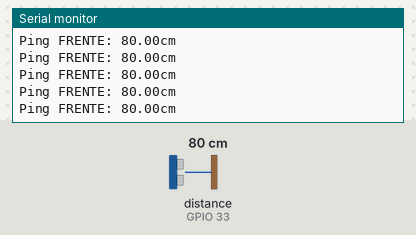
Bench run of a sketch on a simulated ESP32. Shown: the last lines printed to the serial monitor. The inputs (shaded band) are chosen by the test bench; at power-on: distance to the obstacle (sensor on GPIO 33) 80 cm. The echo pulse lasts 58.3 µs per cm.

Above: at 1.2 s.
1.3 s: distance to the obstacle (sensor on GPIO 33) set to 2 cm
At 2.2 s:
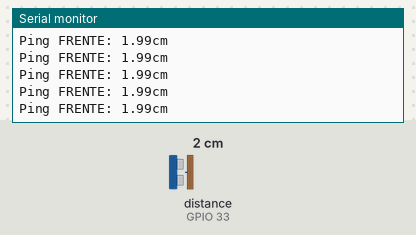
4.3 s: distance to the obstacle (sensor on GPIO 33) set to 4 cm
At 5.1 s:
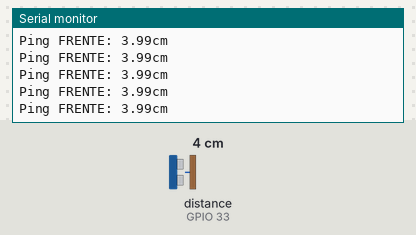
5.8 s: distance to the obstacle (sensor on GPIO 33) set to 18 cm
At 6.5 s:
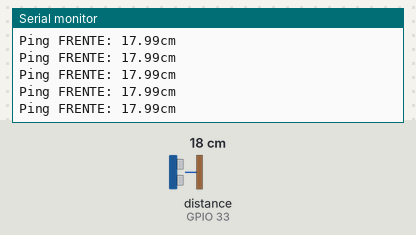
8.8 s: distance to the obstacle (sensor on GPIO 33) set to 9 cm
At 9.5 s:
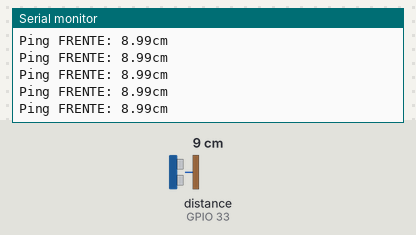
11.8 s: distance to the obstacle (sensor on GPIO 33) set to 35 cm
At 12.7 s:
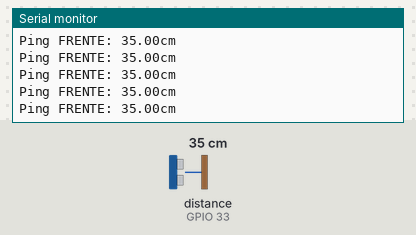
Timing chart, 0 to 14.8 s (numbered marks = the images above; inputs shaded):
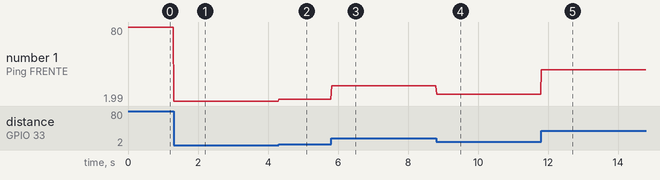

The sketch:

TESTE_ULTRASONICO_V6.ino
```cpp
// ---------------------------------------------------------------------------
// Example NewPing library sketch that does a ping about 20 times per second.
// ---------------------------------------------------------------------------

#include <Ultrasonic.h> //INCLUSÃO DA BIBLIOTECA NECESSÁRIA PARA FUNCIONAMENTO DO CÓDIGO

#define pino_trigger 32
#define pino_echo 33

//Inicializa o sensor nos pinos definidos acima
Ultrasonic ultrasonic(pino_trigger, pino_echo);

void setup() {
  Serial.begin(9600); // Open serial monitor at 115200 baud to see ping results.
}

void loop() {
                  //Le as informacoes do sensor, em cm e pol
  float cmMsec;
  long microsec = ultrasonic.timing();
  cmMsec = ultrasonic.convert(microsec, Ultrasonic::CM);        // Wait 50ms between pings (about 20 pings/sec). 29ms should be the shortest delay between pings.
  Serial.print("Ping FRENTE: ");
  Serial.print(cmMsec); // Send ping, get distance in cm and print result (0 = outside set distance range)
  Serial.println("cm");

                      // Wait 50ms between pings (about 20 pings/sec). 29ms should be the shortest delay between pings.
 /* Serial.print("Ping DIREITA: ");
  Serial.print(sonarD.ping_cm()); // Send ping, get distance in cm and print result (0 = outside set distance range)
  Serial.println("cm");

                          // Wait 50ms between pings (about 20 pings/sec). 29ms should be the shortest delay between pings.
  Serial.print("Ping ESQUERDA: ");
  Serial.print(sonarE.ping_cm()); // Send ping, get distance in cm and print result (0 = outside set distance range)
  Serial.println("cm");*/
}
```

Measured:
- after the input at 1.3 s, the serial monitor: prints a new line at once (image 1)
- after the input at 4.3 s, the serial monitor: prints a new line at once (image 2)
- after the input at 5.8 s, the serial monitor: prints a new line at once (image 3)
- after the input at 8.8 s, the serial monitor: prints a new line at once (image 4)
- after the input at 11.8 s, the serial monitor: prints a new line at once (image 5)
- plotted number 1: 80 → 1.99 after the input at 1.3 s, 1.99 → 3.99 after the input at 4.3 s, 3.99 → 17.99 after the input at 5.8 s, 17.99 → 8.99 after the input at 8.8 s, 8.99 → 35 after the input at 11.8 s
